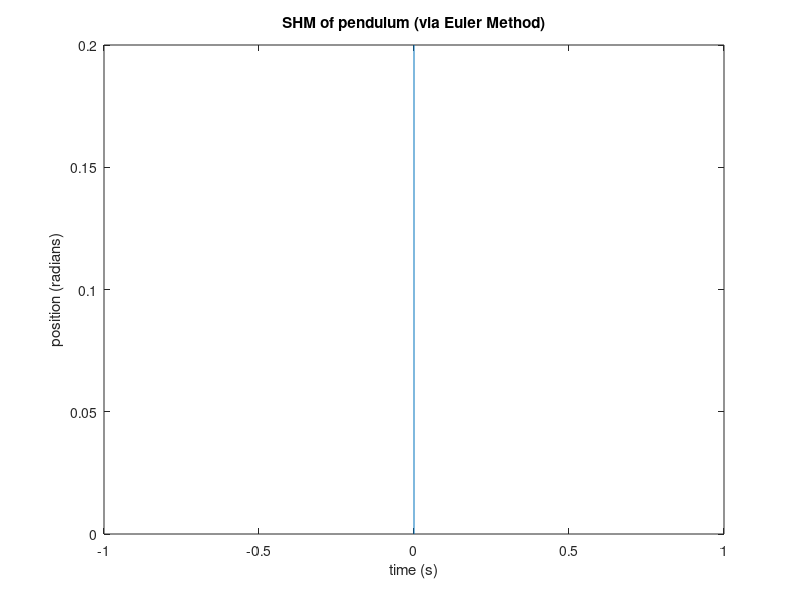

Here is the MATLAB script that generated this plot:
%%%%%%%%%%%%%%%%%%%%%%%%%%%%%%%%%%%%%%%%%%%%%%%%%%%%%%%%%%%%%%
%Euler method for a pendulum
%%%%%%%%%%%%%%%%%%%%%%%%%%%%%%%%%%%%%%%%%%%%%%%%%%%%%%%%%%%%%%

%Set up variables
g = 9.8;      % Grav. acceleration, m/s^2
l = 1;        % Length of pendulum, m
theta0 = 0.2; % Initial angle, radians

n = 1000;     % Number of points (calculations) 
dt = 0.01;    % step size, s

%Initialize arrays (to be calculated)
ang_f = zeros(1,n); % angular frequency
theta = zeros(1,n); % angular position
theta(1) = theta0;  % insert initial angle
time = zeros(1,n);  % time

%%%%%%%%%%%%%%%%%%%%%%%%%%%%%%%%%%%%%%%%%%%%%%%%%%%%%%%%%%%%%%
%Do the calculation here!









%%%%%%%%%%%%%%%%%%%%%%%%%%%%%%%%%%%%%%%%%%%%%%%%%%%%%%%%%%%%%%

%plot theta (angular position) over time
figure
plot(time,theta)
title('SHM of pendulum (via Euler Method)')
ylabel('position (radians)');
xlabel('time (s)');

